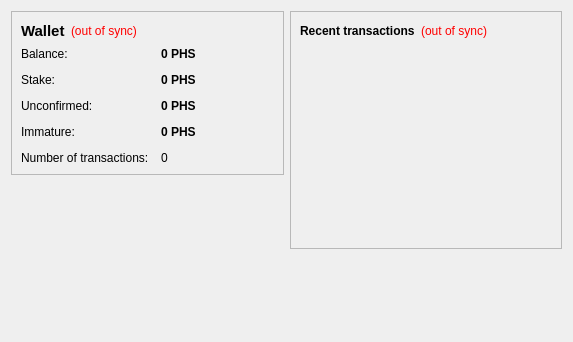
<?xml version="1.0" encoding="UTF-8"?>
<ui version="4.0">
 <class>OverviewPage</class>
 <widget class="QWidget" name="OverviewPage">
  <property name="geometry">
   <rect>
    <x>0</x>
    <y>0</y>
    <width>573</width>
    <height>342</height>
   </rect>
  </property>
  <property name="windowTitle">
   <string>Form</string>
  </property>
  <layout class="QHBoxLayout" name="horizontalLayout" stretch="1,1">
   <item>
    <layout class="QVBoxLayout" name="verticalLayout_2">
     <item>
      <widget class="QFrame" name="frame">
       <property name="frameShape">
        <enum>QFrame::StyledPanel</enum>
       </property>
       <property name="frameShadow">
        <enum>QFrame::Raised</enum>
       </property>
       <layout class="QVBoxLayout" name="verticalLayout_4">
        <item>
         <layout class="QHBoxLayout" name="horizontalLayout_4">
          <item>
           <widget class="QLabel" name="label_5">
            <property name="font">
             <font>
              <pointsize>11</pointsize>
              <weight>75</weight>
              <bold>true</bold>
             </font>
            </property>
            <property name="text">
             <string>Wallet</string>
            </property>
           </widget>
          </item>
          <item>
           <widget class="QLabel" name="labelWalletStatus">
            <property name="toolTip">
             <string>The displayed information may be out of date. Your wallet automatically synchronizes with the cryptune network after a connection is established, but this process has not completed yet.</string>
            </property>
            <property name="styleSheet">
             <string notr="true">QLabel { color: red; }</string>
            </property>
            <property name="text">
             <string notr="true">(out of sync)</string>
            </property>
            <property name="alignment">
             <set>Qt::AlignLeading|Qt::AlignLeft|Qt::AlignVCenter</set>
            </property>
           </widget>
          </item>
          <item>
           <spacer name="horizontalSpacer_2">
            <property name="orientation">
             <enum>Qt::Horizontal</enum>
            </property>
            <property name="sizeHint" stdset="0">
             <size>
              <width>40</width>
              <height>20</height>
             </size>
            </property>
           </spacer>
          </item>
         </layout>
        </item>
        <item>
         <layout class="QFormLayout" name="formLayout_2">
          <property name="fieldGrowthPolicy">
           <enum>QFormLayout::AllNonFixedFieldsGrow</enum>
          </property>
          <property name="horizontalSpacing">
           <number>12</number>
          </property>
          <property name="verticalSpacing">
           <number>12</number>
          </property>
          <item row="0" column="0">
           <widget class="QLabel" name="label">
            <property name="text">
             <string>Balance:</string>
            </property>
           </widget>
          </item>
          <item row="0" column="1">
           <widget class="QLabel" name="labelBalance">
            <property name="font">
             <font>
              <weight>75</weight>
              <bold>true</bold>
             </font>
            </property>
            <property name="cursor">
             <cursorShape>IBeamCursor</cursorShape>
            </property>
            <property name="toolTip">
             <string>Your current balance</string>
            </property>
            <property name="text">
             <string notr="true">0 PHS</string>
            </property>
            <property name="textInteractionFlags">
             <set>Qt::LinksAccessibleByMouse|Qt::TextSelectableByKeyboard|Qt::TextSelectableByMouse</set>
            </property>
           </widget>
          </item>
          <item row="1" column="0">
           <widget class="QLabel" name="label_6">
            <property name="text">
             <string>Stake:</string>
            </property>
           </widget>
          </item>
          <item row="1" column="1">
           <widget class="QLabel" name="labelStake">
            <property name="font">
             <font>
              <weight>75</weight>
              <bold>true</bold>
             </font>
            </property>
            <property name="cursor">
             <cursorShape>IBeamCursor</cursorShape>
            </property>
            <property name="toolTip">
             <string>Total of coins that was staked, and do not yet count toward the current balance</string>
            </property>
            <property name="text">
             <string notr="true">0 PHS</string>
            </property>
            <property name="textInteractionFlags">
             <set>Qt::LinksAccessibleByMouse|Qt::TextSelectableByKeyboard|Qt::TextSelectableByMouse</set>
            </property>
           </widget>
          </item>
          <item row="2" column="0">
           <widget class="QLabel" name="label_3">
            <property name="text">
             <string>Unconfirmed:</string>
            </property>
           </widget>
          </item>
          <item row="2" column="1">
           <widget class="QLabel" name="labelUnconfirmed">
            <property name="font">
             <font>
              <weight>75</weight>
              <bold>true</bold>
             </font>
            </property>
            <property name="cursor">
             <cursorShape>IBeamCursor</cursorShape>
            </property>
            <property name="toolTip">
             <string>Total of transactions that have yet to be confirmed, and do not yet count toward the current balance</string>
            </property>
            <property name="text">
             <string notr="true">0 PHS</string>
            </property>
            <property name="textInteractionFlags">
             <set>Qt::LinksAccessibleByMouse|Qt::TextSelectableByKeyboard|Qt::TextSelectableByMouse</set>
            </property>
           </widget>
          </item>
          <item row="3" column="0">
           <widget class="QLabel" name="labelImmatureText">
            <property name="text">
             <string>Immature:</string>
            </property>
           </widget>
          </item>
          <item row="3" column="1">
           <widget class="QLabel" name="labelImmature">
            <property name="font">
             <font>
              <weight>75</weight>
              <bold>true</bold>
             </font>
            </property>
            <property name="toolTip">
             <string>Mined balance that has not yet matured</string>
            </property>
            <property name="text">
             <string notr="true">0 PHS</string>
            </property>
            <property name="textInteractionFlags">
             <set>Qt::LinksAccessibleByMouse|Qt::TextSelectableByKeyboard|Qt::TextSelectableByMouse</set>
            </property>
           </widget>
          </item>
          <item row="4" column="0">
           <widget class="QLabel" name="label_2">
            <property name="text">
             <string>Number of transactions:</string>
            </property>
           </widget>
          </item>
          <item row="4" column="1">
           <widget class="QLabel" name="labelNumTransactions">
            <property name="toolTip">
             <string>Total number of transactions in wallet</string>
            </property>
            <property name="text">
             <string notr="true">0</string>
            </property>
           </widget>
          </item>
         </layout>
        </item>
       </layout>
      </widget>
     </item>
     <item>
      <spacer name="verticalSpacer">
       <property name="orientation">
        <enum>Qt::Vertical</enum>
       </property>
       <property name="sizeHint" stdset="0">
        <size>
         <width>20</width>
         <height>40</height>
        </size>
       </property>
      </spacer>
     </item>
    </layout>
   </item>
   <item>
    <layout class="QVBoxLayout" name="verticalLayout_3">
     <item>
      <widget class="QFrame" name="frame_2">
       <property name="frameShape">
        <enum>QFrame::StyledPanel</enum>
       </property>
       <property name="frameShadow">
        <enum>QFrame::Raised</enum>
       </property>
       <layout class="QVBoxLayout" name="verticalLayout">
        <item>
         <layout class="QHBoxLayout" name="horizontalLayout_2">
          <item>
           <widget class="QLabel" name="label_4">
            <property name="text">
             <string>&lt;b&gt;Recent transactions&lt;/b&gt;</string>
            </property>
           </widget>
          </item>
          <item>
           <widget class="QLabel" name="labelTransactionsStatus">
            <property name="toolTip">
             <string>The displayed information may be out of date. Your wallet automatically synchronizes with the cryptune network after a connection is established, but this process has not completed yet.</string>
            </property>
            <property name="styleSheet">
             <string notr="true">QLabel { color: red; }</string>
            </property>
            <property name="text">
             <string notr="true">(out of sync)</string>
            </property>
            <property name="alignment">
             <set>Qt::AlignRight|Qt::AlignTrailing|Qt::AlignVCenter</set>
            </property>
           </widget>
          </item>
          <item>
           <spacer name="horizontalSpacer">
            <property name="orientation">
             <enum>Qt::Horizontal</enum>
            </property>
            <property name="sizeHint" stdset="0">
             <size>
              <width>40</width>
              <height>20</height>
             </size>
            </property>
           </spacer>
          </item>
         </layout>
        </item>
        <item>
         <widget class="QListView" name="listTransactions">
          <property name="styleSheet">
           <string notr="true">QListView { background: transparent; }</string>
          </property>
          <property name="frameShape">
           <enum>QFrame::NoFrame</enum>
          </property>
          <property name="verticalScrollBarPolicy">
           <enum>Qt::ScrollBarAlwaysOff</enum>
          </property>
          <property name="horizontalScrollBarPolicy">
           <enum>Qt::ScrollBarAlwaysOff</enum>
          </property>
          <property name="selectionMode">
           <enum>QAbstractItemView::NoSelection</enum>
          </property>
         </widget>
        </item>
       </layout>
      </widget>
     </item>
     <item>
      <spacer name="verticalSpacer_2">
       <property name="orientation">
        <enum>Qt::Vertical</enum>
       </property>
       <property name="sizeHint" stdset="0">
        <size>
         <width>20</width>
         <height>40</height>
        </size>
       </property>
      </spacer>
     </item>
    </layout>
   </item>
  </layout>
 </widget>
 <resources/>
 <connections/>
</ui>
